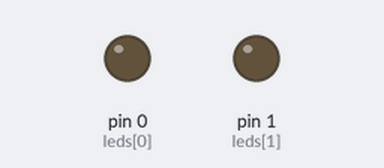
Bench run of a sketch on a simulated Arduino Uno, built with avr-gcc and run on an emulated ATmega328P. Parts: output pins drawn as LEDs (lit = HIGH). Random numbers use the default seed unless the sketch sets one.

Above: at 0.24 s.
At 21.6 s:
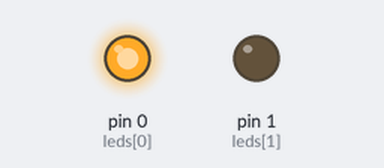
At 22.5 s:
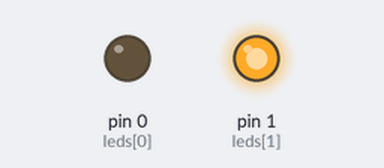
At 39.9 s:
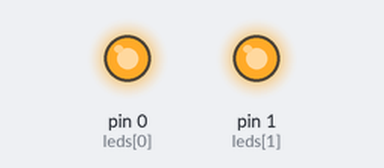
Timing chart, 0 to 40.0 s (numbered marks = the images above):
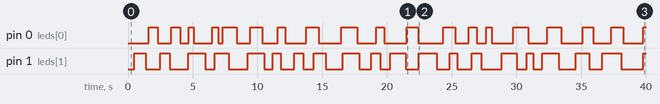

The sketch:

ledsnowflake.ino
```cpp
int leds[] ={0,1};

int state[] = {0,0};
byte ledval[] = {0,0};
int ledtime[] = {0,0};
int ledspeed[] = {6,6};

void setup() {
  pinMode(leds[0], OUTPUT);
  pinMode(leds[1], OUTPUT);
}


byte i =0;

void loop()
{
  for (i=0; i<2; i++) {
  if (state[i] == 0) { // pick a random time before turning on
    ledtime[i] = random(5,150);  // how long before it comes on
    ledspeed[i] = random(4,12);
    state[i] = 1;
  }
  if (state[i] == 1) { // make it bright
    ledtime[i]--;
    if (ledtime[i] == 0)
      state[i] = 2;
  }
  if (state[i] == 2) { // full brightness
    if (ledval[i]>255-ledspeed[i]) {
      state[i] = 3;
      analogWrite(leds[i],255);
      ledtime[i] = random(10,100);  // how long before it goes off
    }
    else {
      ledval[i] += ledspeed[i];
      analogWrite(leds[i],ledval[i]);
    }
  }
  if (state[i] == 3) { // wait a bit
    ledtime[i]--;
    if (ledtime[i] == 0)
      state[i] = 4;
  }
  if (state[i] == 4) {  // make it dim
    if (ledval[i]<ledspeed[i]) {
      state[i] = 0;
      analogWrite(leds[i],0);
    }
    else {
      ledval[i] -= ledspeed[i];
      analogWrite(leds[i],ledval[i]);
    }
  }
  }


    delay(10);
}
```

Measured:
- by itself, pin 0 (leds[0]): LOW → HIGH at 1.6 s, → LOW 0.68 s later, → HIGH 1.0 s later, → LOW 0.71 s later, … (37 changes in this stretch)
- by itself, pin 1 (leds[1]): LOW → HIGH at 0.48 s, → LOW 0.90 s later, → HIGH 1.1 s later, → LOW 0.72 s later, … (39 changes in this stretch)
